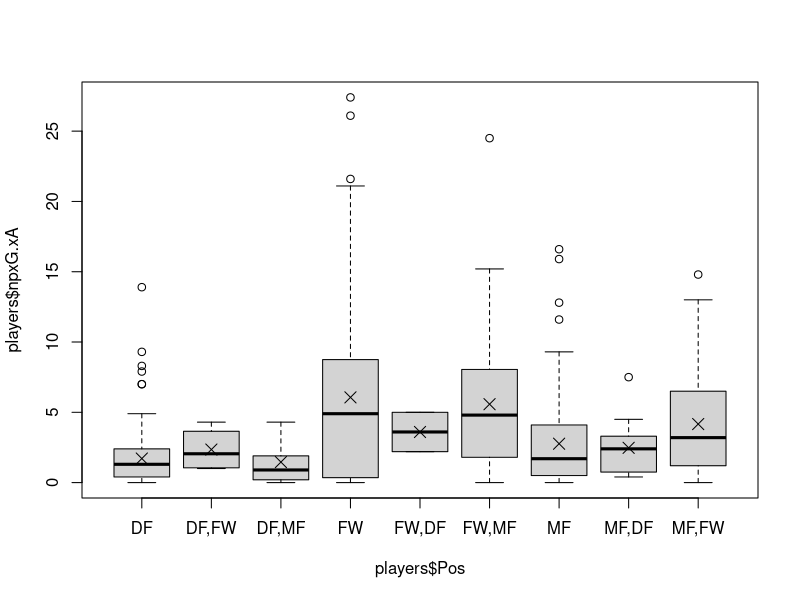
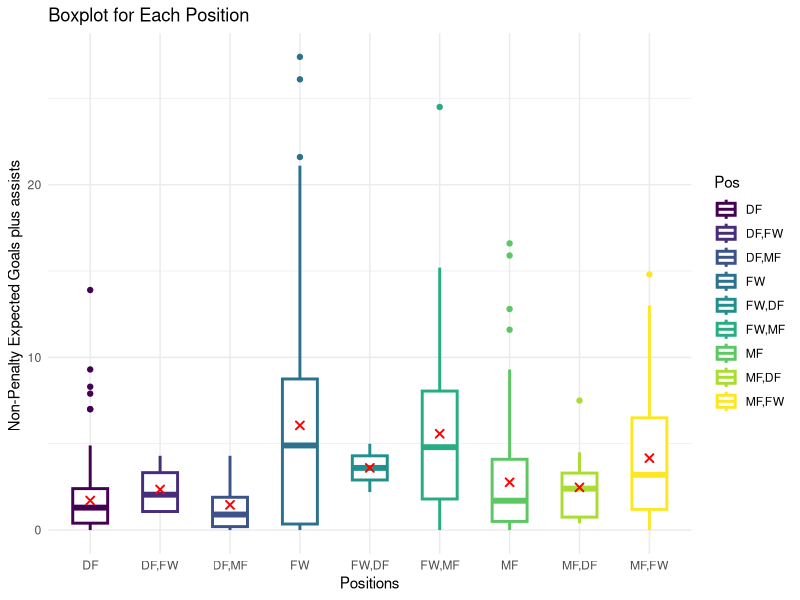
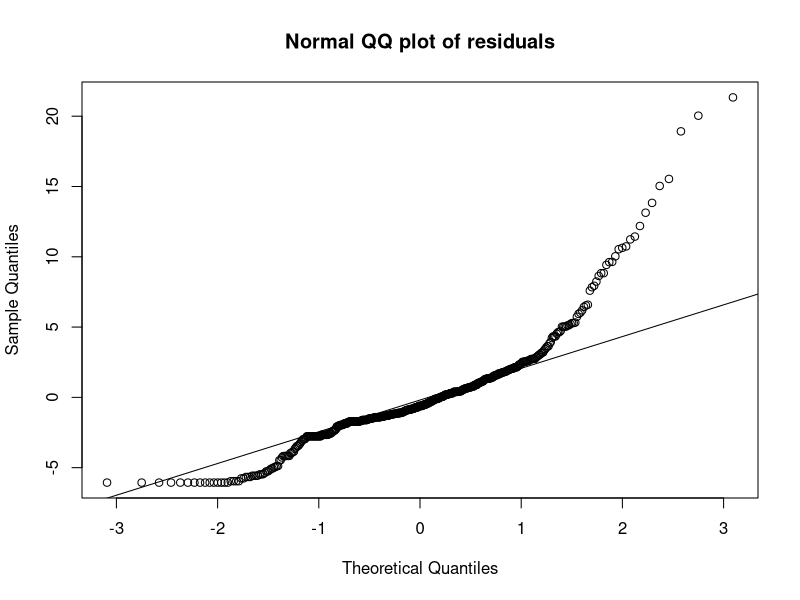

These charts were generated, in order, by the following R code:
library(magrittr)
library(dplyr)
library(tidyverse)
library(ggplot2)

data <- read.csv("Football_Player_Stats.csv", header = T, sep=",")
data$Pos <- ordered(factor(data$Pos, levels=(c("DF","DF,FW", "DF,MF","FW",
                                               "FW,DF","FW,MF","MF","MF,DF","MF,FW"))))
str(data)


# Pozisyonlara göre nonpenalty expected goals + plus assists esitmidir?
# our k distincs groups are positions, categorical-nominal variable is
# position

# We are interested in comparing the mean nonpenalty expected goals+plus assists
# according to positions to see whether they're all equal.

# MEANS

players <- data %>% filter(Pos != "GK")

players <- na.omit(players)
pos.means <- tapply(players$npxG.xA, INDEX = players$Pos, FUN = mean)
pos.means

# BOXPLOT
boxplot(players$npxG.xA~players$Pos)
points(1:9,pos.means, pch= 4, cex=1.5)

ggplot(players,aes(x=players$Pos, y= players$npxG.xA, color = players$Pos))+
  geom_boxplot(width = 0.5, lwd=1)+
  theme_minimal()+
  stat_summary(fun="mean", color="red", shape=4)+
  labs(x= "Positions",
       y= "Non-Penalty Expected Goals plus assists ",
       title = "Boxplot for Each Position", color = "Pos")

# EXAMINING EQUALITY OF VARIANCES


pos.sds <- tapply(players$npxG.xA, INDEX = players$Pos, FUN = sd)
pos.sds

max(pos.sds)/min(pos.sds)

# NORMALITY

pos.meancen <- players$npxG.xA - pos.means[as.numeric(players$Pos)]
pos.meancen

qqnorm(pos.meancen, main="Normal QQ plot of residuals")
qqline(pos.meancen)

# WE CAN ASSUME THAT DATA IS NORMAL

# Building Anova Table

model <- lm(npxG.xA ~ Pos, data = players)
summary(model)
pos.anova <- aov(npxG.xA ~ Pos, data=players)
summary(pos.anova)
14.25/495

# We have a very small p value, so we can say that the 
# mean nonpenalty-expected goals + plus assists are not the same for the different positions.
